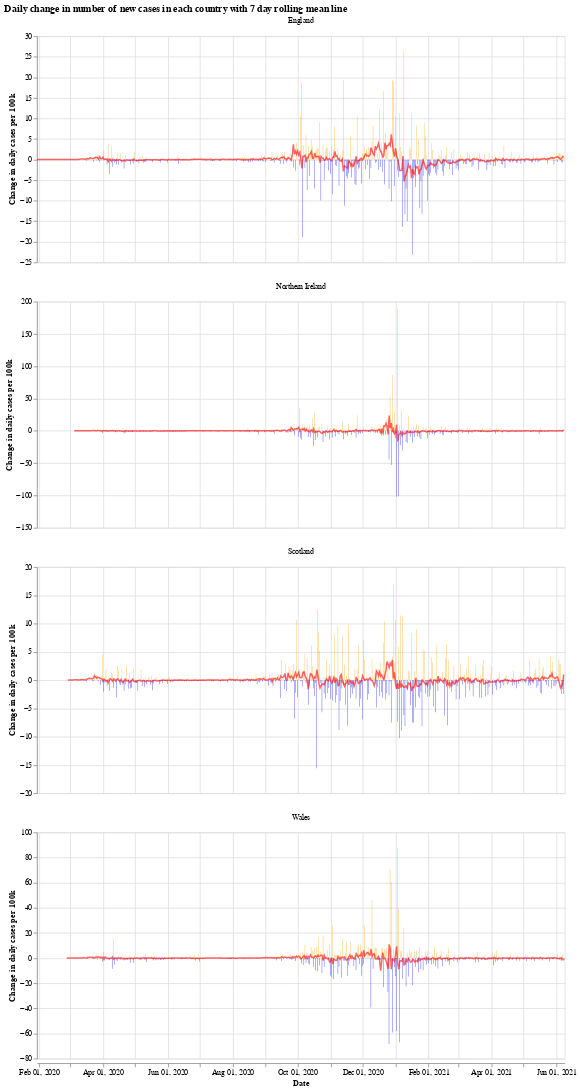

The notebook cell saved with this chart:
### Markdown cell above
We will use the Python library `Altair` for visualising the data, see the [altair docs](https://altair-viz.github.io/) for more information.

First we have a graph which shows the daily change in the number of new cases for each country. This number jumps up and down all over the place, which is likely due to delay in reporting of new cases over the weekend. Another interesting thing is that it looks like the daily cases in Wales experienced a much shorter period of calm over the summer (calm in the sense of daily cases not jumping up and down).

The orange bars are days when the number of new cases (per 100k population) was more than the previous day, while the blue are days when the number of new cases dropped. The red line is the 7 day moving average. 

When the moving average line is below 0, it means that there is a consistent drop in new cases. We can see this clearly happening around the times that lockdowns were introduced (though, to varying degrees). I will update the graphs soon with a marker of when each lockdown started.

### Code cell
# collapse
import altair as alt

bars = alt.Chart(uk_cases).mark_bar().encode(
    x=alt.X("yearmonthdate(date):T", axis=alt.Axis(title='Date')),
    y=alt.Y("casesChangeRate:Q", axis=alt.Axis(title='Change in daily cases per 100k')),
    tooltip='casesChange',
    color=alt.condition(
        alt.datum.casesChangeRate > 0,
        alt.value("orange"),  # The positive color
        alt.value("blue")  # The negative color
    )
).properties(title='Daily change in number of new cases with 7 day rolling mean',width=700).interactive()

line = alt.Chart(uk_cases).mark_line(
    color='red',
    size=2,
    opacity=0.6
).transform_window(
    rolling_mean='mean(casesChangeRate)',
    frame=[0, 7],
    groupby=['areaName']
).encode(
    x='yearmonthdate(date):T',
    y='rolling_mean:Q'
)

alt.layer(bars, line, data=uk_cases).facet(alt.Column(
    'areaName', title=''), columns=1).resolve_scale(y='independent').properties(title='Daily change in number of new cases in each country with 7 day rolling mean line')

### Figure 1 — Vega-Lite specification as saved in the notebook (floating-point values rounded to 4 significant figures; data arrays with more than 128 entries replaced by an {"elided": "..."} marker saying what was removed)
{"config": {"view": {"continuousWidth": 400, "continuousHeight": 300}}, "data": {"name": "data-d183ccf68328ec38642e7136403926b1"}, "facet": {"type": "nominal", "field": "areaName", "title": ""}, "spec": {"layer": [{"mark": "bar", "encoding": {"color": {"condition": {"value": "orange", "test": "(datum.casesChangeRate > 0)"}, "value": "blue"}, "tooltip": {"type": "quantitative", "field": "casesChange"}, "x": {"type": "temporal", "axis": {"title": "Date"}, "field": "date", "timeUnit": "yearmonthdate"}, "y": {"type": "quantitative", "axis": {"title": "Change in daily cases per 100k"}, "field": "casesChangeRate"}}, "selection": {"selector001": {"type": "interval", "bind": "scales", "encodings": ["x", "y"]}}, "title": "Daily change in number of new cases with 7 day rolling mean", "width": 700}, {"mark": {"type": "line", "color": "red", "opacity": 0.6, "size": 2}, "encoding": {"x": {"type": "temporal", "field": "date", "timeUnit": "yearmonthdate"}, "y": {"type": "quantitative", "field": "rolling_mean"}}, "transform": [{"window": [{"op": "mean", "field": "casesChangeRate", "as": "rolling_mean"}], "frame": [0, 7], "groupby": ["areaName"]}]}]}, "columns": 1, "resolve": {"scale": {"y": "independent"}}, "title": "Daily change in number of new cases in each country with 7 day rolling mean line", "$schema": "https://vega.github.io/schema/vega-lite/v4.8.1.json", "datasets": {"data-d183ccf68328ec38642e7136403926b1": {"elided": "1892 records"}}}
